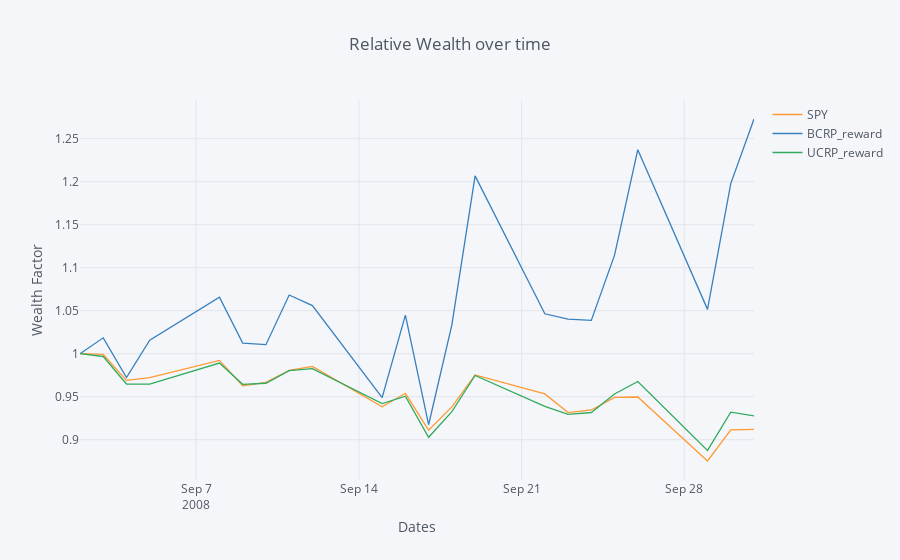

The notebook cell this image was saved under:
### Code cell
us_stock_prices = pd.read_csv('./00_Data/us_stocks_latest.csv',
                              header=0,
                              index_col=0)
us_stock_prices.index = pd.to_datetime(us_stock_prices.index)

#Process Stock Data
stock_prices_norm, stock_returns = process_stock_data(us_stock_prices)

# initialize with SPY
SPY_benchmark = stock_prices_norm.drop(stock_prices_norm.columns[1:], axis=1)

# # Solves the convex optimization problem of the Best constant rebalanced portfolio in hindsight
if all(stock_returns.iloc[0].isna()):
        stock_returns = stock_returns.iloc[1:]
BCRP, SPY_benchmark['BCRP_reward'] = bcrp_wealth_factors(stock_returns)

# # Uniform Constant Rebalanced Portfolio
SPY_benchmark['UCRP_reward'] = ucrp_wealth_factors(stock_returns)

# # Add reward for other portfolios as well, for example:

# w, SPY_benchmark['Balanced_Portfolio'] = Balanced_Portfolio(weight, stock_returns, wM, wC)

# # plot
iplot(SPY_benchmark.iplot(asFigure=True, kind='scatter',xTitle='Dates',yTitle='Wealth Factor',title='Relative Wealth over time'))

### Figure 1 — Plotly figure (JSON) as saved in the notebook; plotly's stock layout.template omitted (floating-point values rounded to 4 significant figures)
{"data": [{"line": {"color": "rgba(255, 153, 51, 1.0)", "dash": "solid", "shape": "linear", "width": 1.3}, "mode": "lines", "name": "SPY", "text": "", "type": "scatter", "uid": "0e50063a-eaa7-4dc9-a50b-f8cbf6c5e07e", "x": ["2008-09-02", "2008-09-03", "2008-09-04", "2008-09-05", "2008-09-08", "2008-09-09", "2008-09-10", "2008-09-11", "2008-09-12", "2008-09-15", "2008-09-16", "2008-09-17", "2008-09-18", "2008-09-19", "2008-09-22", "2008-09-23", "2008-09-24", "2008-09-25", "2008-09-26", "2008-09-29", "2008-09-30", "2008-10-01"], "y": [1, 0.9991, 0.9691, 0.9721, 0.9922, 0.9627, 0.9666, 0.9806, 0.9852, 0.9383, 0.954, 0.9111, 0.9381, 0.9754, 0.9533, 0.9316, 0.9346, 0.9492, 0.9497, 0.8753, 0.9115, 0.912]}, {"line": {"color": "rgba(55, 128, 191, 1.0)", "dash": "solid", "shape": "linear", "width": 1.3}, "mode": "lines", "name": "BCRP_reward", "text": "", "type": "scatter", "uid": "3ef20f83-361a-45a0-974a-708baae925d5", "x": ["2008-09-02", "2008-09-03", "2008-09-04", "2008-09-05", "2008-09-08", "2008-09-09", "2008-09-10", "2008-09-11", "2008-09-12", "2008-09-15", "2008-09-16", "2008-09-17", "2008-09-18", "2008-09-19", "2008-09-22", "2008-09-23", "2008-09-24", "2008-09-25", "2008-09-26", "2008-09-29", "2008-09-30", "2008-10-01"], "y": [1, 1.018, 0.9723, 1.016, 1.066, 1.012, 1.011, 1.068, 1.056, 0.949, 1.045, 0.9174, 1.034, 1.207, 1.046, 1.04, 1.039, 1.115, 1.237, 1.052, 1.198, 1.273]}, {"line": {"color": "rgba(50, 171, 96, 1.0)", "dash": "solid", "shape": "linear", "width": 1.3}, "mode": "lines", "name": "UCRP_reward", "text": "", "type": "scatter", "uid": "e86459b7-bed7-43b8-9fd6-35a515372c49", "x": ["2008-09-02", "2008-09-03", "2008-09-04", "2008-09-05", "2008-09-08", "2008-09-09", "2008-09-10", "2008-09-11", "2008-09-12", "2008-09-15", "2008-09-16", "2008-09-17", "2008-09-18", "2008-09-19", "2008-09-22", "2008-09-23", "2008-09-24", "2008-09-25", "2008-09-26", "2008-09-29", "2008-09-30", "2008-10-01"], "y": [1, 0.9968, 0.9648, 0.9647, 0.9891, 0.9644, 0.9656, 0.9803, 0.9826, 0.9421, 0.9505, 0.9028, 0.9326, 0.9747, 0.9389, 0.9295, 0.9317, 0.9532, 0.9677, 0.8875, 0.932, 0.9276]}], "layout": {"legend": {"bgcolor": "#F5F6F9", "font": {"color": "#4D5663"}}, "paper_bgcolor": "#F5F6F9", "plot_bgcolor": "#F5F6F9", "title": {"font": {"color": "#4D5663"}, "text": "Relative Wealth over time"}, "xaxis": {"gridcolor": "#E1E5ED", "showgrid": true, "tickfont": {"color": "#4D5663"}, "title": {"font": {"color": "#4D5663"}, "text": "Dates"}, "zerolinecolor": "#E1E5ED"}, "yaxis": {"gridcolor": "#E1E5ED", "showgrid": true, "tickfont": {"color": "#4D5663"}, "title": {"font": {"color": "#4D5663"}, "text": "Wealth Factor"}, "zerolinecolor": "#E1E5ED"}}}
